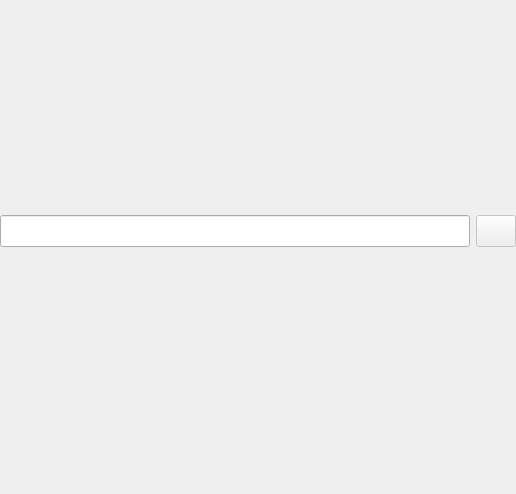
<?xml version="1.0" encoding="UTF-8"?>
<ui version="4.0">
 <class>InitUsersWidget</class>
 <widget class="QWidget" name="InitUsersWidget">
  <property name="geometry">
   <rect>
    <x>0</x>
    <y>0</y>
    <width>516</width>
    <height>494</height>
   </rect>
  </property>
  <property name="sizePolicy">
   <sizepolicy hsizetype="Expanding" vsizetype="Preferred">
    <horstretch>0</horstretch>
    <verstretch>0</verstretch>
   </sizepolicy>
  </property>
  <property name="styleSheet">
   <string notr="true">#WorkspaceSharingWidget {
	background-color: #F4F4F4;
}

#scroll_content, #widget_users {
	background-color: #FFFFFF;
	border-radius: 8px;
}

#button_share, #button_apply {
	text-transform: uppercase;
}</string>
  </property>
  <layout class="QVBoxLayout" name="verticalLayout">
   <property name="spacing">
    <number>20</number>
   </property>
   <property name="leftMargin">
    <number>0</number>
   </property>
   <property name="topMargin">
    <number>0</number>
   </property>
   <property name="rightMargin">
    <number>0</number>
   </property>
   <property name="bottomMargin">
    <number>0</number>
   </property>
   <item>
    <widget class="QWidget" name="widget_add" native="true">
     <layout class="QVBoxLayout" name="verticalLayout_4">
      <property name="leftMargin">
       <number>0</number>
      </property>
      <property name="topMargin">
       <number>0</number>
      </property>
      <property name="rightMargin">
       <number>0</number>
      </property>
      <property name="bottomMargin">
       <number>0</number>
      </property>
      <item>
       <widget class="QLabel" name="init_message">
        <property name="text">
         <string/>
        </property>
       </widget>
      </item>
      <item>
       <spacer name="verticalSpacer_3">
        <property name="orientation">
         <enum>Qt::Vertical</enum>
        </property>
        <property name="sizeHint" stdset="0">
         <size>
          <width>20</width>
          <height>40</height>
         </size>
        </property>
       </spacer>
      </item>
      <item>
       <layout class="QHBoxLayout" name="horizontalLayout_6">
        <item>
         <widget class="QLineEdit" name="email_edit_text">
          <property name="minimumSize">
           <size>
            <width>0</width>
            <height>32</height>
           </size>
          </property>
          <property name="font">
           <font>
            <pointsize>12</pointsize>
           </font>
          </property>
          <property name="text">
           <string/>
          </property>
          <property name="placeholderText">
           <string/>
          </property>
         </widget>
        </item>
        <item>
         <widget class="QPushButton" name="button_invit">
          <property name="enabled">
           <bool>false</bool>
          </property>
          <property name="minimumSize">
           <size>
            <width>0</width>
            <height>32</height>
           </size>
          </property>
          <property name="font">
           <font/>
          </property>
          <property name="cursor">
           <cursorShape>PointingHandCursor</cursorShape>
          </property>
          <property name="layoutDirection">
           <enum>Qt::LeftToRight</enum>
          </property>
          <property name="text">
           <string/>
          </property>
          <property name="iconSize">
           <size>
            <width>16</width>
            <height>16</height>
           </size>
          </property>
         </widget>
        </item>
       </layout>
      </item>
     </layout>
    </widget>
   </item>
   <item>
    <spacer name="verticalSpacer_2">
     <property name="orientation">
      <enum>Qt::Vertical</enum>
     </property>
     <property name="sizeHint" stdset="0">
      <size>
       <width>20</width>
       <height>40</height>
      </size>
     </property>
    </spacer>
   </item>
  </layout>
 </widget>
 <resources/>
 <connections/>
</ui>
